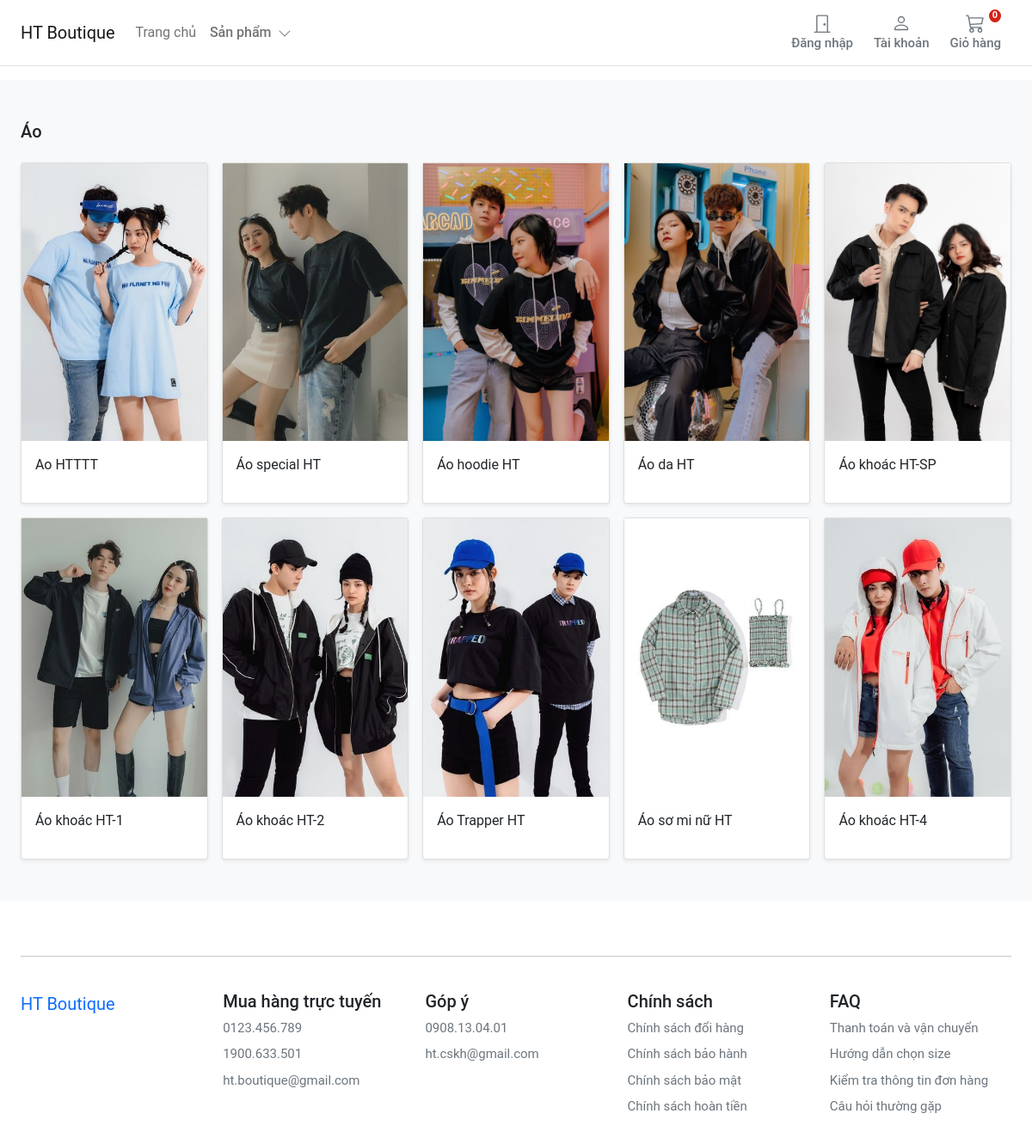
Screenshot of /shop/ao/ with the database file from the repository.
### store/models.py (models this page shows, shortened)
class Category(models.Model):
    name = models.CharField(max_length=255, db_index=True)
    slug = models.SlugField(max_length=255, unique=True)
    class Meta:
        verbose_name_plural = 'categories'
    def get_absolute_url(self):
        return reverse('store:category_list', args=[self.slug])

class Product(models.Model):
    category = models.ForeignKey(Category, related_name='product', on_delete=models.CASCADE)
    created_by = models.ForeignKey(settings.AUTH_USER_MODEL, on_delete=models.CASCADE, related_name='product_creator')
    title = models.CharField(max_length=255)
    author = models.CharField(max_length=255, default='admin')
    description = models.TextField(blank=True)
    image = models.ImageField(upload_to='images/', default='images/default.png')
    slug = models.SlugField(max_length=255)
    price = models.DecimalField(max_digits=11, decimal_places=3)
    in_stock = models.BooleanField(default=True)
    is_active = models.BooleanField(default=True)
    created = models.DateTimeField(auto_now_add=True)
    updated = models.DateTimeField(auto_now=True)
    objects = models.Manager()
    products = ProductManager()
    class Meta:
        verbose_name_plural = 'Products'
        ordering = ('-created',)
    def get_absolute_url(self):
        return reverse('store:product_detail', args=[self.slug])

### store/views.py (the view)
# urls.py: path('shop/<slug:category_slug>/', views.category_list, name='category_list'),
def category_list(request, category_slug=None):
    category = get_object_or_404(Category, slug=category_slug)
    products = Product.objects.filter(category=category)
    return render(request, 'store/products/category.html', {'category': category, 'products': products})

### basket/basket.py (called while the page is built)
    def __len__(self):
        return sum(item['qty'] for item in self.basket.values())

### basket/context_processors.py (called while the page is built)
def basket(request):
    return {'basket': Basket(request)}

### store/context_processors.py (called while the page is built)
def categories(request):
    return {
        'categories': Category.objects.all()
    }

### templates/store/products/category.html (shortened to what this page needs)
{% extends '../base.html' %}
{% load static %}
{% block content %}
    <main>
        <div class="album py-5 bg-light">
            <div class="container">
                <div class="pb-3 h5">{{category.name|title}}</div>
                <div class="row row-cols-1 row-cols-sm-2 row-cols-md-5 g-3">
                    {% for product in products %}
                    <div class="col">
                        <div class="card shadow-sm">
                            <img class="img-fluid" alt="Responsive image" src="{{ product.image.url }}">
                            <div class="card-body">
                                <p class="card-text">
                                    <a class="text-dark text-decoration-none" href="{{ product.get_absolute_url }}">{{ product.title }}</a>
                                </p>
                            </div>
                        </div>
                    </div>
                    {% endfor %}
                </div>
            </div>
        </div>
    </main>
{% endblock %}

### static/core/css/base.css (style rules this page uses)
@media (min-width: 1000px) { .container { max-width: 1000px; } }
@media (max-width: 1200px) { .container { max-width: 100%; padding:0 24px; } }
html, body, p, div { letter-spacing: -0.02px; font-family: 'Roboto', sans-serif; }

### rows the page displays
Category: name "Áo"
Product: image (picture), title "Ao HTTTT"
Product: image (picture), title "Áo special HT"
Product: image (picture), title "Áo hoodie HT"
Product: image (picture), title "Áo da HT"
Product: image (picture), title "Áo khoác HT-SP"
Product: image (picture), title "Áo khoác HT-1"
Product: image (picture), title "Áo khoác HT-2"
Product: image (picture), title "Áo Trapper HT"
Product: image (picture), title "Áo sơ mi nữ HT"
Product: image (picture), title "Áo khoác HT-4"
